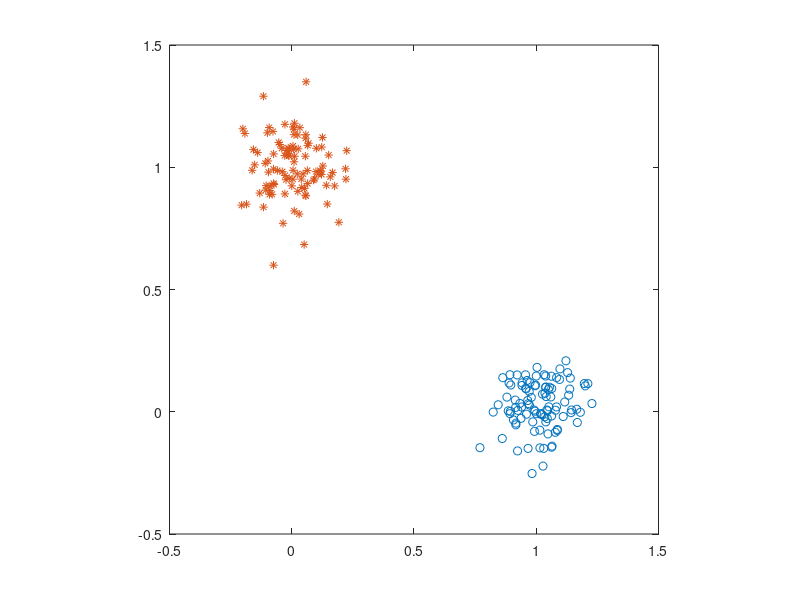

Recreate this plot in MATLAB.
% MATLAB script for Illustrated Problem 5.7.1
clc
clear

echo on
n0=.1*randn(100,1);
n1=.1*randn(100,1);
n2=.1*randn(100,1);
n3=.1*randn(100,1);
x1=1.+n0;
y1=n1;
x2=n2;
y2=1.+n3;
plot(x1,y1,'o',x2,y2,'*')
axis('square')